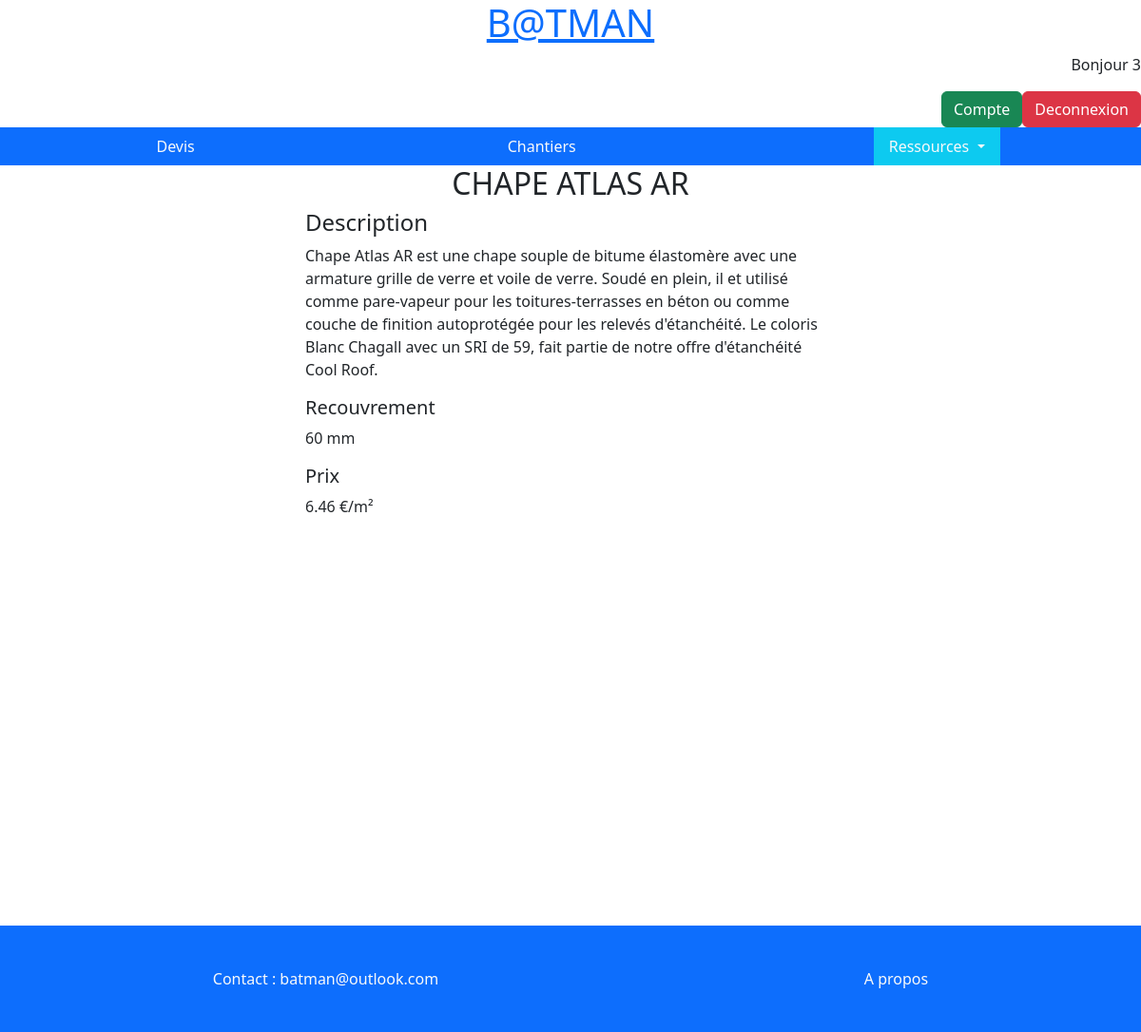
The app's page /details?id=38 (signed in) with its own data.
### tables this page shows
CREATE TABLE `products` (
  `id` int(11) NOT NULL AUTO_INCREMENT,
  `type` tinyint(4) NOT NULL,
  `name` tinytext NOT NULL,
  `length` tinyint(4) NOT NULL,
  `recovery` float NOT NULL,
  `summary` tinytext NOT NULL,
  `descriptionProduct` varchar(500) DEFAULT NULL,
  `price` decimal(10,2) NOT NULL,
  PRIMARY KEY (`id`),
  UNIQUE KEY `name` (`name`) USING HASH,
  UNIQUE KEY `name_2` (`name`) USING HASH,
  KEY `type` (`type`),
  CONSTRAINT `products_ibfk_1` FOREIGN KEY (`type`) REFERENCES `type` (`id`)
);

### www/controller/productController.php (called while the page is built, shortened)
<?php
require_once APP_PATH . "/models/productsManager.php";
class ProductController
{
    public function details()
    {
        $productsManager = new ProductsManager();
        $roll = $productsManager->getProductsById($_GET["id"]);
        require_once APP_PATH . '/views/detailsProducts.php';
    }
}

### www/index.php (called while the page is built, shortened)
<?php
require_once APP_PATH . "/views/head.php";
require_once APP_PATH . "/controller/productController.php";
require_once APP_PATH . "/views/header.php";
$router = new Router();
$router->addRoute('GET', BASE_URL . 'test', 'testController', 'test');
$router->addRoute('GET', BASE_URL, 'UserController', 'formConnectUser');
try {
    $router->addRoute('POST', BASE_URL, 'UserController', 'connectUserController');
} catch (Exception $e) {
    $e->getMessage();
}
$router->addRoute('GET', BASE_URL . 'logout', 'UserController', 'disconnect');
$router->addRoute('POST', BASE_URL . 'addCustomer', 'customerController', 'addCustomer');
$router->addRoute('GET', BASE_URL . 'searchCustomer', 'customerController', 'searchCustomer');
$router->addRoute('GET', BASE_URL . 'estimate', 'EstimateController', 'estimate');
$router->addRoute('GET', BASE_URL . 'newEstimate', 'EstimateController', 'newEstimatePage');
$router->addRoute('GET', BASE_URL . 'createEstimate', 'EstimateController', 'newEstimate');
$router->addRoute('GET', BASE_URL . 'searchEstimate', 'EstimateController', 'searchEstimateToModify');
$router->addRoute('GET', BASE_URL . 'modifyEstimate', 'EstimateController', 'modifyEstimate');
$router->addRoute('POST', BASE_URL . 'modifyEstimate', 'EstimateController', 'updateEstimate');
$router->addRoute('POST', BASE_URL . 'saveEstimate', 'EstimateController', 'saveEstimate');
$router->addRoute('GET', BASE_URL . 'profile', 'UserController', 'profile');
$router->addRoute('GET', BASE_URL . 'updateProfile', 'UserController', 'updateProfilePage');
$router->addRoute('POST', BASE_URL . 'updateProfile', 'UserController', 'updateProfile');
$router->addRoute('GET', BASE_URL . 'updatePassword', 'UserController', 'updatePasswordPage');
$router->addRoute('POST', BASE_URL . 'updatePassword', 'UserController', 'updatePassword');
$router->addRoute('GET', BASE_URL . 'usersAccount', 'UserController', 'usersAccountPage');
$router->addRoute('POST', BASE_URL . 'addUser', 'UserController', 'addUser');
$router->addRoute('GET', BASE_URL . 'products', 'ProductController', 'products');
$router->addRoute('GET', BASE_URL . 'details', 'ProductController', 'details');
$router->addRoute('GET', BASE_URL . 'modify', 'ProductController', 'modifyProductPage');
$router->addRoute('POST', BASE_URL . 'modify', 'ProductController', 'modifyProduct');
$router->addRoute('GET', BASE_URL . 'delete', 'ProductController', 'deleteProduct');
$router->addRoute('POST', BASE_URL . 'create', 'ProductController', 'createProduct');
$router->addRoute('GET', BASE_URL . 'accounting', 'EstimateController', 'accountingPage');
$router->addRoute('GET', BASE_URL . 'estimateToRegister', 'EstimateController', 'estimateToRegister');
$router->addRoute('GET', BASE_URL . 'estimateRegistered', 'EstimateController', 'estimateRegistered');
$router->addRoute('POST', BASE_URL . 'registerdriver', 'estimateController', 'registerEstimate');
$router->addRoute('GET', BASE_URL . 'projects', 'ProjectsController', 'projectsPage');
$router->addRoute('GET', BASE_URL . 'editSituationPage', 'ProjectsController', 'editSituationPage');
$router->addRoute('POST', BASE_URL . 'saveSituation', 'ProjectsController', 'saveSituation');
$router->addRoute('GET', BASE_URL . 'orderPage', 'ProjectsController', 'orderPage');
$router->addRoute('POST', BASE_URL . 'saveOrder', 'ProjectsController', 'saveOrder');
$router->addRoute('GET', BASE_URL . 'resultsPage', 'ProjectsController', 'resultsPage');
$method = $_SERVER['REQUEST_METHOD'];
$uri = parse_url($_SERVER['REQUEST_URI'], PHP_URL_PATH);
$handler = $router->getHandler($method, $uri);
$controller = new $handler['controller']();
$action = $handler['action'];
$controller->$action();
require_once APP_PATH . "/views/footer.php";

### www/models/entities/PDOServer.php (called while the page is built, shortened)
<?php
class PDOServer
{
    public function __construct()
    {
        $dbName = "batman";
        $port = "3306";
        $userName = "batman";
        try {
            $this->db = new PDO("mysql:host=localhost; dbname=$dbName; port=$port", $userName, "cPifHwUe[cQF!Ffp");
        } catch (PDOException $e) {
            echo $e->getMessage();
            echo "La connexion à la base de donnée a échouée.";
        }
    }
}

### www/models/productsManager.php (called while the page is built, shortened)
<?php
class ProductsManager extends PDOServer
{
    public function getProductsById(int $id)
    {
        $req = $this->db->prepare("SELECT * FROM products WHERE id = :id");
        $req->bindValue(":id", $id, PDO::PARAM_INT);
        $req->execute();
        $data = $req->fetch();
        $product = new Products($data);
        return $product;
    }
}

### www/models/entities/productsModel.php (called while the page is built, shortened)
<?php
class Products
{
    private string $name;
    private string $recovery;
    private string $descriptionProduct;
    private float $price;
    public function hydrate(array $data)
    {
        foreach ($data as $key => $value) {
            $method = "set" . ucfirst($key);
        }
    }
    public function setId($id)
    {
        return $this;
    }
    public function getName()
    {
        return $this->name;
    }
    public function setName($name)
    {
        $this->name = strtoupper($name);
        return $this;
    }
    public function setLength($length)
    {
        return $this;
    }
    public function getRecovery()
    {
        return $this->recovery;
    }
    public function setRecovery($recovery)
    {
        $this->recovery = $recovery;
        return $this;
    }
    public function getDescriptionProduct()
    {
        return $this->descriptionProduct;
    }
    public function setDescriptionProduct($description)
    {
        $this->descriptionProduct = $description;
        return $this;
    }
    public function getPrice()
    {
        return $this->price;
    }
    public function setPrice($price)
    {
        $this->price = floatval($price);
        return $this;
    }
    public function setSummary($summary)
    {
        return $this;
    }
    public function setType($type)
    {
        return $this;
    }
}

### www/views/detailsProducts.php (the view, shortened to what this page needs)
<div class="container">
    <div class="col-lg-6 m-auto">
        <h2 class="text-center"><?= $roll->getName() ?></h2>
        <h4>Description</h4>
        <p><?= $roll->getDescriptionProduct() ?></p>
        <h5>Recouvrement</h5>
        <p><?= $roll->getRecovery() ?> mm</p>
        <h5>Prix</h5>
        <p><?= $roll->getPrice() ?> €/m²</p>
    </div>
</div>

### records on screen
products: name "CHAPE ATLAS AR", descriptionProduct "Chape Atlas AR est une chape souple de bitume élastomère avec une armature grille de verre et voile de verre. Soudé en plein, il et utilisé comme pare-vapeur pour les toitures-terrasses en béton ou comme couche de finition autoprotégée pour les relevés d'étanchéité. Le coloris Blanc Chagall avec un SRI de 59, fait partie de notre offre d'étanchéité Cool Roof.", recovery "60", price "6.46"

### other values on screen
$_SESSION['firstName'] "3"
